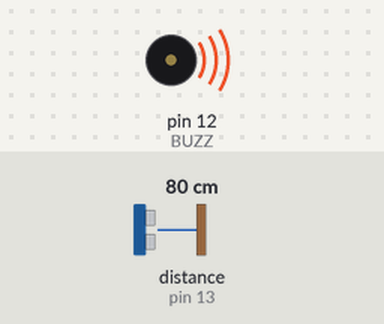
Simulated run of this program. Board: Raspberry Pi (header pin numbers). Parts: buzzer (waves = sounding). Inputs (shaded band) come from the test bench; at power-on: distance to the obstacle (sensor on pin 13) 80 cm. The echo pulse lasts 58.3 µs per cm; the clock reads 2024-03-15 10:24:30 at power-on unless the program sets it.

Above: at 1.2 s.
1.3 s: distance to the obstacle (sensor on pin 13) set to 95 cm
At 2.1 s:
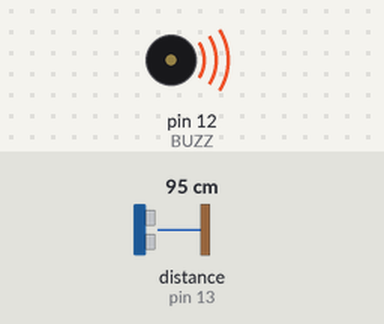
2.8 s: distance to the obstacle (sensor on pin 13) set to 104 cm
At 3.6 s:
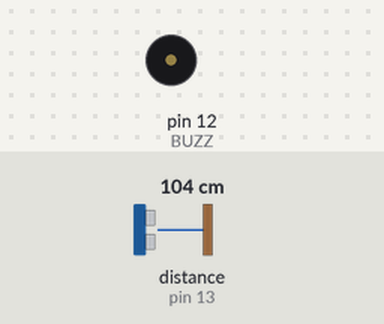
4.3 s: distance to the obstacle (sensor on pin 13) set to 2 cm
At 5.5 s:
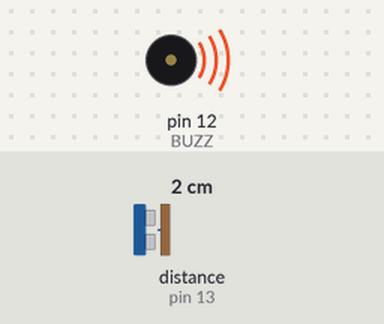
5.8 s: distance to the obstacle (sensor on pin 13) set to 299 cm
At 6.5 s:
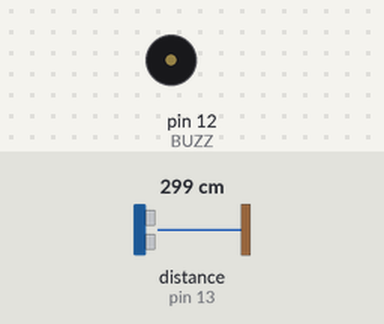
Timing chart, 0 to 8.3 s (numbered marks = the images above; inputs shaded):
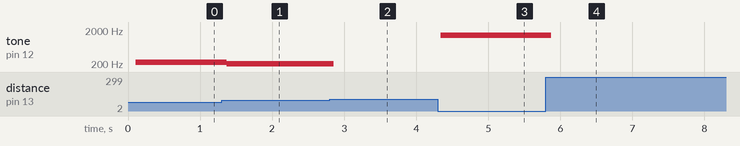

The program:

PWM_Buzzer.py
```python
#Import modules
import RPi.GPIO as GPIO
import time
from math import sqrt

#Initialise variables and setup pins
TRIG = 11
ECHO = 13
BUZZ = 12
SPEED = 17150
GPIO.setmode(GPIO.BOARD)
GPIO.setup(TRIG,GPIO.OUT)
GPIO.setup(ECHO,GPIO.IN)
GPIO.setup(BUZZ,GPIO.OUT)
pwm = GPIO.PWM(BUZZ,2000)  #Buzzer's base frequency set to 2000Hz
pwm.start(0)  #Buzzer starts with duty cycle set to 0

#Calculate object distance from ultrasonic sensor
def distance():
    startTime = time.time()
    stopTime = time.time()

    GPIO.output(TRIG, GPIO.LOW)
    time.sleep(0.1)
    GPIO.output(TRIG, GPIO.HIGH)
    time.sleep(0.0001)
    GPIO.output(TRIG, GPIO.LOW)

    while GPIO.input(ECHO) == 0:
        startTime = time.time()

    while GPIO.input(ECHO) == 1:
        stopTime = time.time()

    duration = stopTime - startTime
    distance = duration * SPEED
    return distance

#Activate buzzer with a variable frequency
def buzzer(pitch):
    pwm.ChangeFrequency(pitch)

#Main loop
try:
    while True:
        dist = distance()
        dist = int(dist)
        pitch = (1 / sqrt(dist)) * 2000

        if dist < 100:  #Object detection starts from 100cm away
            pwm.ChangeDutyCycle(50)  #Provide power to the buzzer
            buzzer(pitch)  #Alter buzzer pitch based on object distance
        else:
            pwm.ChangeDutyCycle(0)  #Power down the buzzer
except KeyboardInterrupt:  #Stop the program with a key press
    pwm.stop()
    GPIO.output(BUZZ,GPIO.LOW)
    GPIO.cleanup()
```

Measured:
- the behaviour switches between 99 and 100 cm on distance to the obstacle (sensor on pin 13) (found by bisection; images 1 and 2)
- after the input at 1.3 s, tone on pin 12 (BUZZ): 223 Hz → 205 Hz after 0.07 s
- after the input at 2.8 s, tone on pin 12 (BUZZ): 205 Hz → silent after 0.06 s
- after the input at 4.3 s, tone on pin 12 (BUZZ): silent → 1414 Hz at once
- after the input at 5.8 s, tone on pin 12 (BUZZ): 1414 Hz → silent after 0.07 s
